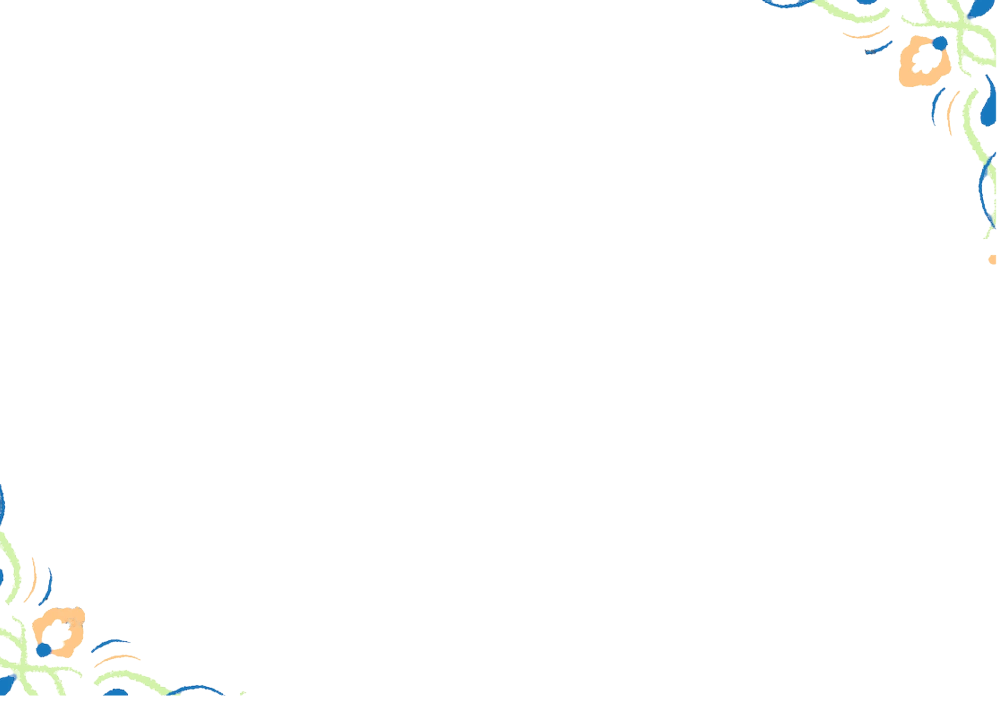
#> input picture agrierp_laravel/resources/attestation/images/decor-floral.png, 2000 x 1413 px (shown at 1/2 size)
$ python extraire_decor.py ../images/decor-floral.png ../images/filigrane.png
#> lines starting #> are read from the running program, lines starting #| are printed output that depends on the picture; after the words box and inside, x2 and y2 are one past the last pixel; in counts of white or black regions, pixels touching at a corner belong together
"""Extrait le décor floral du modèle d'attestation (capture 2000 x 1413) en calque PNG transparent."""
import sys
import numpy as np, cv2
from PIL import Image

src, sortie = sys.argv[1], sys.argv[2]
im = np.array(Image.open(src).convert('RGB')).astype(int)
H, W, _ = im.shape
#> H = 1413; W = 2000
r, g, b = im[..., 0], im[..., 1], im[..., 2]
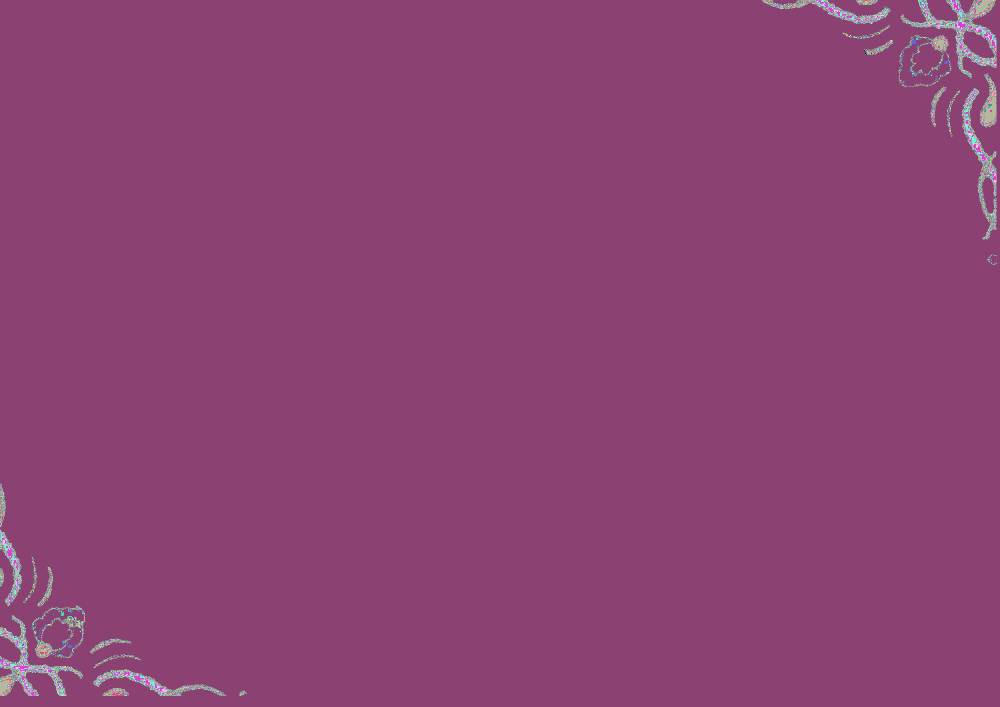
#> r: shape (1413, 2000) int64 (shown at 1/2 size); 256 distinct labels, from 0 to 255; one colour per label, 0 black
#> g: shape (1413, 2000) int64; 240 distinct labels, from 0 to 255
#> b: shape (1413, 2000) int64; 215 distinct labels, from 0 to 255
mx, mn = im.max(2), im.min(2)
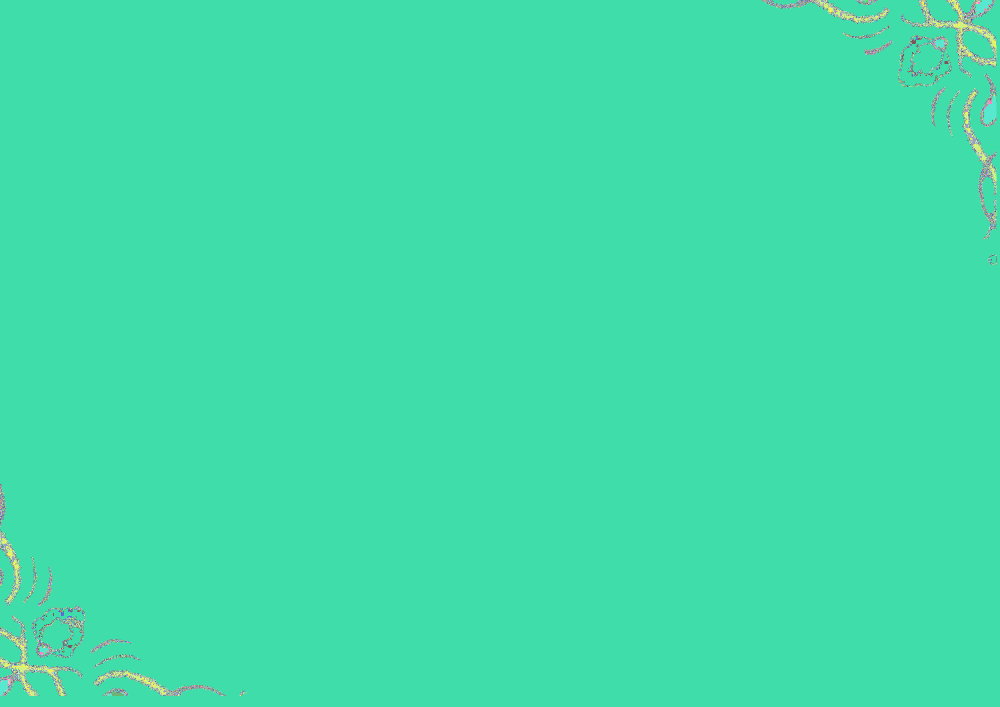
#> mx: shape (1413, 2000) int64 (shown at 1/2 size); 204 distinct labels, from 1 to 255; one colour per label, 0 black
#> mn: shape (1413, 2000) int64; 256 distinct labels, from 0 to 255
sat = mx - mn
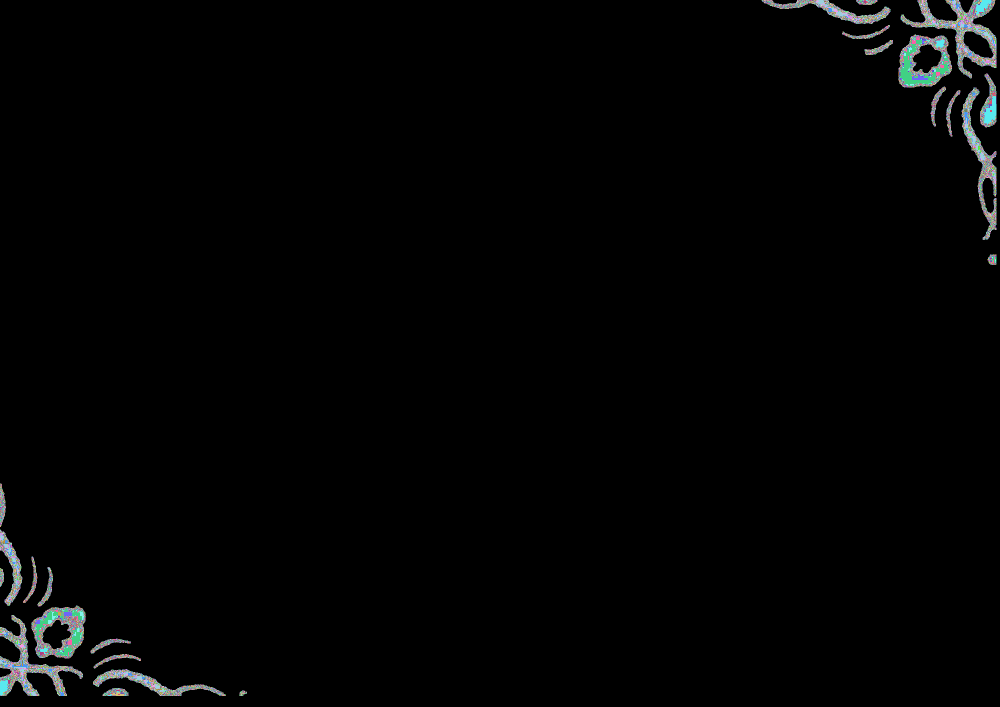
#> sat: shape (1413, 2000) int64 (shown at 1/2 size); 186 distinct labels, from 0 to 185; one colour per label, 0 black

bleu = (b > r + 55) & (b > g + 15) & (b < 235)
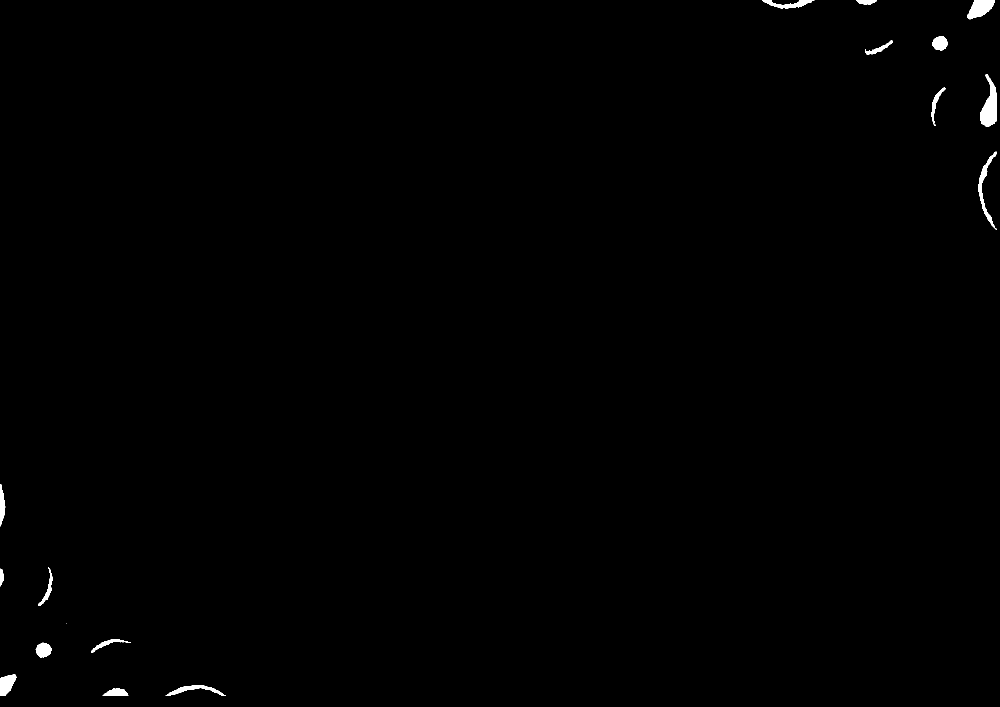
#> bleu: shape (1413, 2000) bool (shown at 1/2 size); 0.42% white; 17 white regions (1 under 20 px), largest, box (x1, y1, x2, y2) and area: (1961, 148, 1993, 254) 1945, (1935, 0, 1990, 39) 1347, (1956, 303, 1993, 460) 1133
orange = (r > 215) & (g > 150) & (g < 215) & (b < 175) & (r - b > 70)
#> orange: shape (1413, 2000) bool; 0.43% white; 7 white regions, largest, box (x1, y1, x2, y2) and area: (1798, 70, 1903, 174) 5207, (64, 1213, 170, 1316) 5181, (188, 1309, 281, 1336) 347
vert = (g >= r - 5) & (g > b + 25) & (mx > 185) & (r > 150)  # vert clair du décor (≠ vert foncé du titre)
#> vert: shape (1413, 2000) bool; 0.8% white; 97 white regions (86 under 20 px), largest, box (x1, y1, x2, y2) and area: (1802, 0, 1993, 156) 6374, (0, 1231, 165, 1392) 5440, (187, 1339, 344, 1392) 2401
decor = bleu | orange | vert
#> decor: shape (1413, 2000) bool; 1.6% white; 43 white regions (15 under 20 px), largest, box (x1, y1, x2, y2) and area: (1802, 0, 1993, 156) 6374, (0, 1231, 165, 1392) 5440, (1798, 70, 1903, 174) 5241

zone = np.zeros((H, W), bool)
zone[0:640, 1440:W - 8] = True         # haut droit (hors texte noir : exclu par la couleur)
zone[490:H - 22, 1925:W - 8] = True    # bord droit
zone[940:H - 22, 0:640] = True         # bas gauche
zone[300:H - 22, 0:130] = True         # bord gauche
zone[0:30, 1100:1700] = True           # filet bleu en haut
zone[330:640, 1440:1900] = False       # aucune décoration sous la date : taches de texte
zone[0:300, 330:430] = False
masque = (decor & zone).astype(np.uint8) * 255
#> masque: shape (1413, 2000); 1.6% white; 43 white regions (15 under 20 px), largest, box (x1, y1, x2, y2) and area: (1802, 0, 1992, 156) 6316, (0, 1231, 165, 1391) 5405, (1798, 70, 1903, 174) 5241

# Les petites taches isolées sont du bruit d'antialiasing du texte : on les retire.
n, lab, stats, _ = cv2.connectedComponentsWithStats((masque > 0).astype(np.uint8), 8)
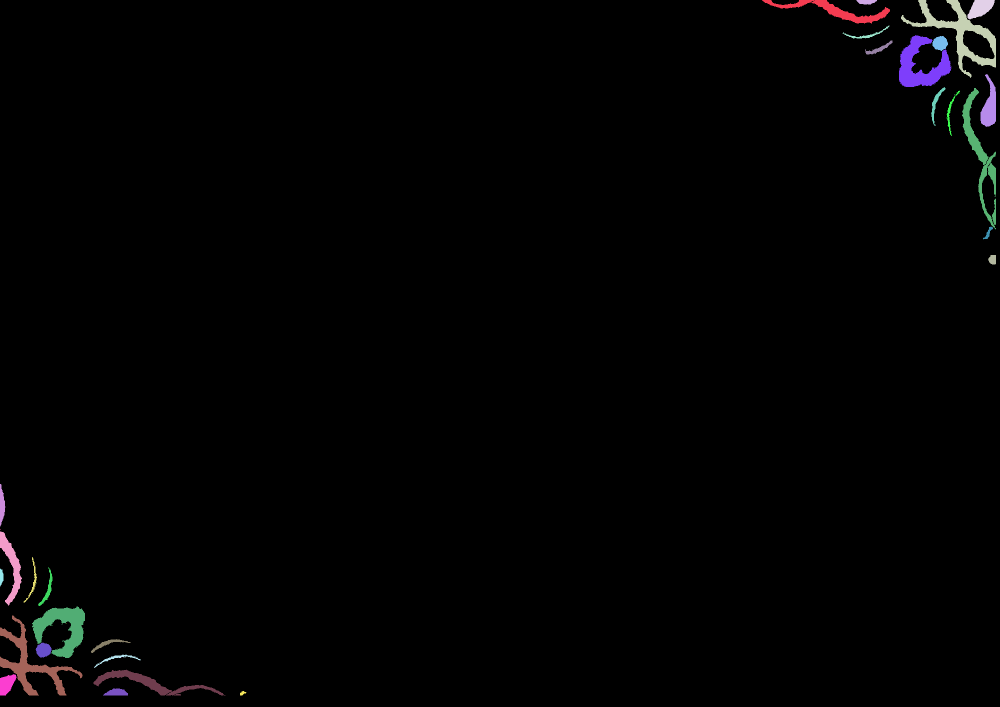
#> lab: shape (1413, 2000) int32 (shown at 1/2 size); 44 distinct labels, from 0 to 43; one colour per label, 0 black
#> n = 44; stats = 44 rows, first 6: [0, 0, 2000, 1413, 2780066], [1524, 0, 256, 47, 3106], [1713, 0, 41, 9, 288], [1802, 0, 190, 156, 6316], [1935, 0, 55, 39, 1347], [1685, 51, 94, 26, 354]
for i in range(1, n):
    if stats[i, cv2.CC_STAT_AREA] < 40:
        masque[lab == i] = 0

# Combler les trous laissés par le texte noir qui recouvrait le décor (fermeture + peinture).
ferme = cv2.morphologyEx(masque, cv2.MORPH_CLOSE, cv2.getStructuringElement(cv2.MORPH_ELLIPSE, (15, 15)))
#> ferme: shape (1413, 2000); 1.7% white; 23 white regions, largest, box (x1, y1, x2, y2) and area: (1802, 0, 1992, 156) 7959, (0, 1231, 165, 1391) 6624, (63, 1212, 170, 1316) 6208
ferme = ((ferme > 0) & zone).astype(np.uint8) * 255
trous = (ferme > 0) & (masque == 0)
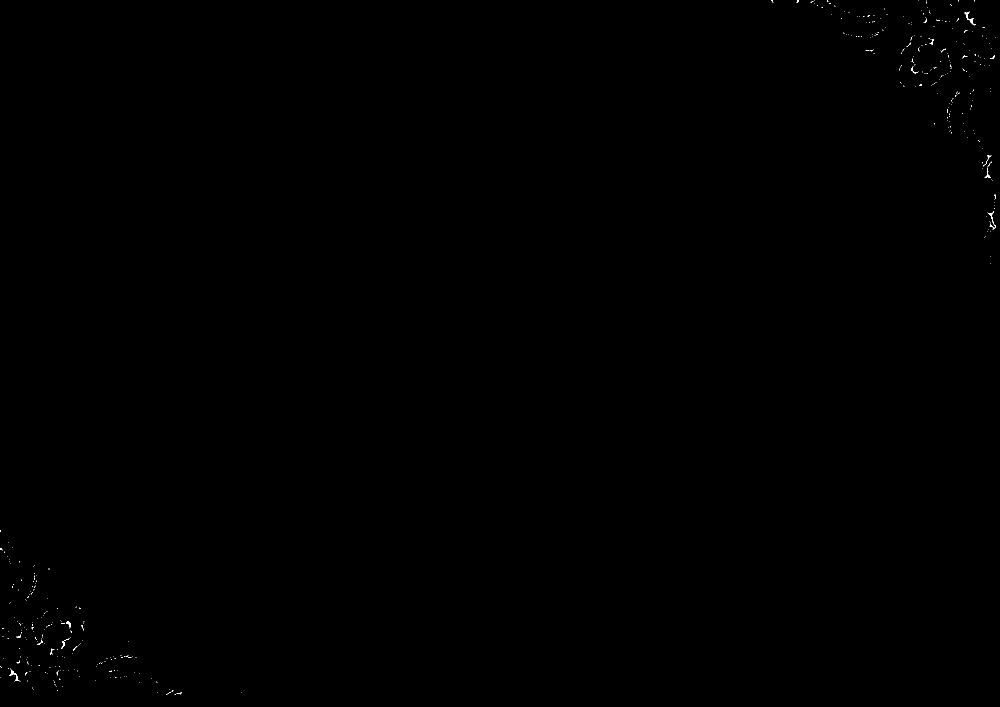
#> trous: shape (1413, 2000) bool (shown at 1/2 size); 0.06% white in thin lines or dots
bgr = cv2.cvtColor(im.astype(np.uint8), cv2.COLOR_RGB2BGR)
peint = cv2.inpaint(bgr, trous.astype(np.uint8) * 255, 4, cv2.INPAINT_TELEA)
rgb = cv2.cvtColor(peint, cv2.COLOR_BGR2RGB)

# Bord doux : alpha légèrement flouté.
alpha = cv2.GaussianBlur(ferme, (3, 3), 0)
out = np.dstack([rgb, alpha]).astype(np.uint8)
out[alpha == 0, :3] = 255
Image.fromarray(out, 'RGBA').save(sortie, optimize=True)
print(sortie, out.shape, int((alpha > 0).sum()))
#| ../images/filigrane.png (1413, 2000, 4) 57142
